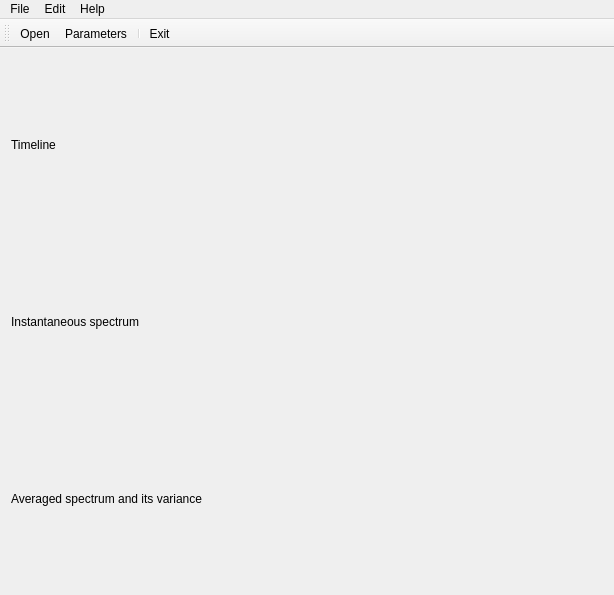
<?xml version="1.0" encoding="UTF-8"?>
<ui version="4.0">
 <class>CMainWindow</class>
 <widget class="QMainWindow" name="CMainWindow">
  <property name="geometry">
   <rect>
    <x>0</x>
    <y>0</y>
    <width>614</width>
    <height>595</height>
   </rect>
  </property>
  <property name="windowTitle">
   <string>CMainWindow</string>
  </property>
  <widget class="QWidget" name="centralWidget">
   <layout class="QVBoxLayout" name="verticalLayout_2">
    <item>
     <layout class="QGridLayout" name="gridLayout">
      <item row="0" column="1" colspan="3">
       <widget class="QwtPlot" name="pltTimeline"/>
      </item>
      <item row="0" column="0">
       <widget class="QLabel" name="label">
        <property name="text">
         <string>Timeline</string>
        </property>
       </widget>
      </item>
      <item row="1" column="0">
       <widget class="QLabel" name="label_2">
        <property name="text">
         <string>Instantaneous spectrum</string>
        </property>
       </widget>
      </item>
      <item row="1" column="1" colspan="3">
       <widget class="QwtPlot" name="pltPassing"/>
      </item>
      <item row="2" column="0">
       <widget class="QLabel" name="label_3">
        <property name="text">
         <string>Averaged spectrum and its variance</string>
        </property>
       </widget>
      </item>
      <item row="2" column="1" colspan="3">
       <widget class="QwtPlot" name="pltAveraged"/>
      </item>
     </layout>
    </item>
   </layout>
  </widget>
  <widget class="QMenuBar" name="menuBar">
   <property name="geometry">
    <rect>
     <x>0</x>
     <y>0</y>
     <width>614</width>
     <height>27</height>
    </rect>
   </property>
   <widget class="QMenu" name="menuFile">
    <property name="title">
     <string>File</string>
    </property>
    <addaction name="actionOpen"/>
    <addaction name="separator"/>
    <addaction name="actionExit"/>
   </widget>
   <widget class="QMenu" name="menuEdit">
    <property name="title">
     <string>Edit</string>
    </property>
    <addaction name="actionParameters"/>
   </widget>
   <widget class="QMenu" name="menuHelp">
    <property name="title">
     <string>Help</string>
    </property>
    <addaction name="actionAbout_Qt"/>
   </widget>
   <addaction name="menuFile"/>
   <addaction name="menuEdit"/>
   <addaction name="menuHelp"/>
  </widget>
  <widget class="QToolBar" name="mainToolBar">
   <attribute name="toolBarArea">
    <enum>TopToolBarArea</enum>
   </attribute>
   <attribute name="toolBarBreak">
    <bool>false</bool>
   </attribute>
   <addaction name="actionOpen"/>
   <addaction name="actionParameters"/>
   <addaction name="separator"/>
   <addaction name="actionExit"/>
  </widget>
  <action name="actionOpen">
   <property name="icon">
    <iconset>
     <normaloff>:/trolltech/styles/commonstyle/images/standardbutton-open-128.png</normaloff>:/trolltech/styles/commonstyle/images/standardbutton-open-128.png</iconset>
   </property>
   <property name="text">
    <string>Open...</string>
   </property>
   <property name="shortcut">
    <string>Ctrl+O</string>
   </property>
  </action>
  <action name="actionExit">
   <property name="icon">
    <iconset>
     <normaloff>:/trolltech/styles/commonstyle/images/standardbutton-close-128.png</normaloff>:/trolltech/styles/commonstyle/images/standardbutton-close-128.png</iconset>
   </property>
   <property name="text">
    <string>Exit</string>
   </property>
   <property name="menuRole">
    <enum>QAction::QuitRole</enum>
   </property>
  </action>
  <action name="actionParameters">
   <property name="icon">
    <iconset>
     <normaloff>:/trolltech/styles/commonstyle/images/viewdetailed-128.png</normaloff>:/trolltech/styles/commonstyle/images/viewdetailed-128.png</iconset>
   </property>
   <property name="text">
    <string>Parameters</string>
   </property>
  </action>
  <action name="actionAbout_Qt">
   <property name="text">
    <string>About Qt</string>
   </property>
   <property name="menuRole">
    <enum>QAction::AboutQtRole</enum>
   </property>
  </action>
 </widget>
 <layoutdefault spacing="6" margin="11"/>
 <customwidgets>
  <customwidget>
   <class>QwtPlot</class>
   <extends>QFrame</extends>
   <header>qwt_plot.h</header>
  </customwidget>
 </customwidgets>
 <resources/>
 <connections>
  <connection>
   <sender>actionOpen</sender>
   <signal>triggered()</signal>
   <receiver>CMainWindow</receiver>
   <slot>Open()</slot>
   <hints>
    <hint type="sourcelabel">
     <x>-1</x>
     <y>-1</y>
    </hint>
    <hint type="destinationlabel">
     <x>299</x>
     <y>199</y>
    </hint>
   </hints>
  </connection>
  <connection>
   <sender>actionExit</sender>
   <signal>triggered()</signal>
   <receiver>CMainWindow</receiver>
   <slot>close()</slot>
   <hints>
    <hint type="sourcelabel">
     <x>-1</x>
     <y>-1</y>
    </hint>
    <hint type="destinationlabel">
     <x>306</x>
     <y>297</y>
    </hint>
   </hints>
  </connection>
  <connection>
   <sender>actionParameters</sender>
   <signal>triggered()</signal>
   <receiver>CMainWindow</receiver>
   <slot>Params()</slot>
   <hints>
    <hint type="sourcelabel">
     <x>-1</x>
     <y>-1</y>
    </hint>
    <hint type="destinationlabel">
     <x>306</x>
     <y>297</y>
    </hint>
   </hints>
  </connection>
  <connection>
   <sender>actionAbout_Qt</sender>
   <signal>triggered()</signal>
   <receiver>CMainWindow</receiver>
   <slot>AboutQt()</slot>
   <hints>
    <hint type="sourcelabel">
     <x>-1</x>
     <y>-1</y>
    </hint>
    <hint type="destinationlabel">
     <x>306</x>
     <y>297</y>
    </hint>
   </hints>
  </connection>
 </connections>
 <slots>
  <slot>Open()</slot>
  <slot>Params()</slot>
  <slot>AboutQt()</slot>
 </slots>
</ui>
